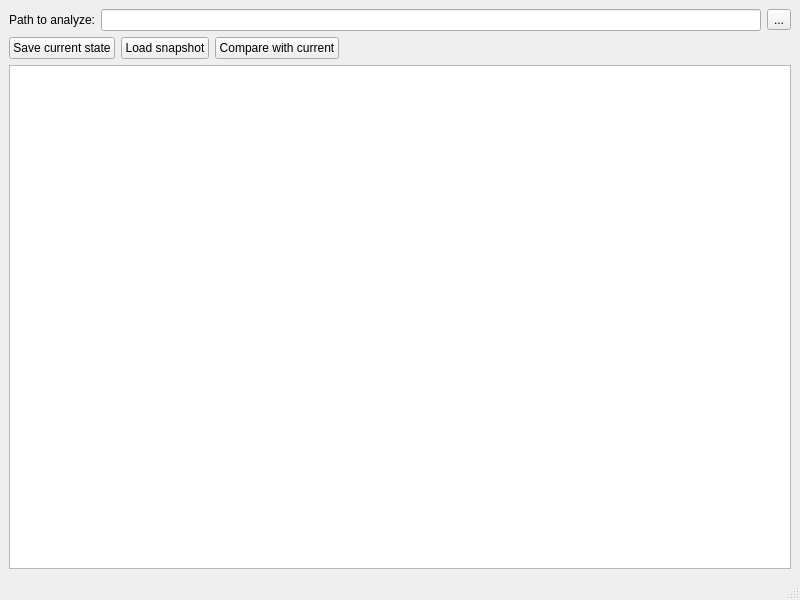
<?xml version="1.0" encoding="UTF-8"?>
<ui version="4.0">
 <class>MainWindow</class>
 <widget class="QMainWindow" name="MainWindow">
  <property name="geometry">
   <rect>
    <x>0</x>
    <y>0</y>
    <width>800</width>
    <height>600</height>
   </rect>
  </property>
  <property name="windowTitle">
   <string>MainWindow</string>
  </property>
  <widget class="QWidget" name="centralwidget">
   <layout class="QVBoxLayout" name="verticalLayout">
    <item>
     <layout class="QHBoxLayout" name="horizontalLayout">
      <item>
       <widget class="QLabel" name="label">
        <property name="text">
         <string>Path to analyze:</string>
        </property>
       </widget>
      </item>
      <item>
       <widget class="QLineEdit" name="pathToAnalyze"/>
      </item>
      <item>
       <widget class="QToolButton" name="btnChooseDirectory">
        <property name="text">
         <string>...</string>
        </property>
       </widget>
      </item>
     </layout>
    </item>
    <item>
     <layout class="QHBoxLayout" name="horizontalLayout_2">
      <item>
       <widget class="QPushButton" name="btnSave">
        <property name="text">
         <string>Save current state</string>
        </property>
       </widget>
      </item>
      <item>
       <widget class="QPushButton" name="btnLoad">
        <property name="text">
         <string>Load snapshot</string>
        </property>
       </widget>
      </item>
      <item>
       <widget class="QPushButton" name="btnCompare">
        <property name="text">
         <string>Compare with current</string>
        </property>
       </widget>
      </item>
      <item>
       <spacer name="horizontalSpacer">
        <property name="orientation">
         <enum>Qt::Orientation::Horizontal</enum>
        </property>
        <property name="sizeHint" stdset="0">
         <size>
          <width>40</width>
          <height>20</height>
         </size>
        </property>
       </spacer>
      </item>
     </layout>
    </item>
    <item>
     <widget class="QPlainTextEdit" name="text"/>
    </item>
   </layout>
  </widget>
  <widget class="QMenuBar" name="menubar">
   <property name="geometry">
    <rect>
     <x>0</x>
     <y>0</y>
     <width>800</width>
     <height>21</height>
    </rect>
   </property>
  </widget>
  <widget class="QStatusBar" name="statusbar"/>
 </widget>
 <resources/>
 <connections/>
</ui>
